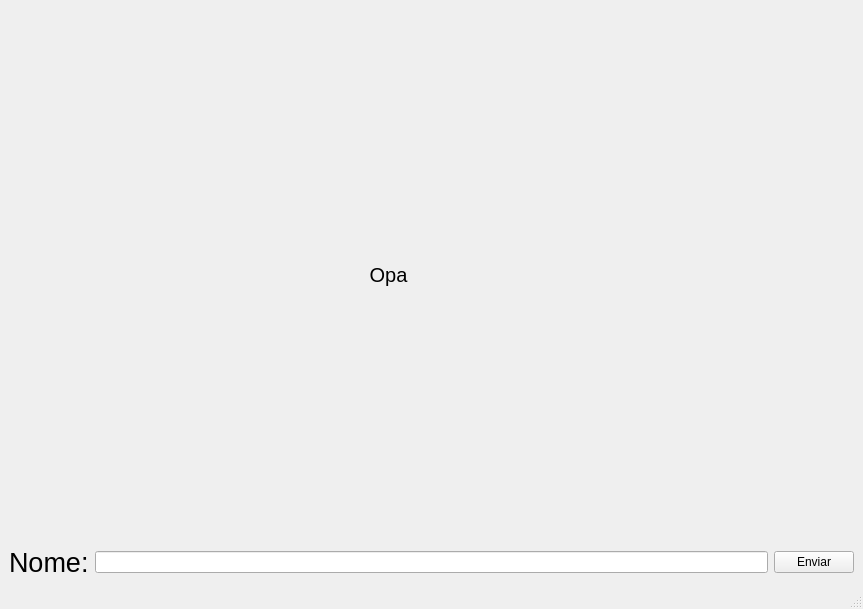
<?xml version="1.0" encoding="UTF-8"?>
<ui version="4.0">
 <class>MainWindow</class>
 <widget class="QMainWindow" name="MainWindow">
  <property name="geometry">
   <rect>
    <x>0</x>
    <y>0</y>
    <width>863</width>
    <height>609</height>
   </rect>
  </property>
  <property name="windowTitle">
   <string>MainWindow</string>
  </property>
  <widget class="QWidget" name="centralwidget">
   <layout class="QHBoxLayout" name="horizontalLayout">
    <item>
     <layout class="QGridLayout" name="gridLayout">
      <item row="1" column="2">
       <widget class="QLineEdit" name="lineEdit"/>
      </item>
      <item row="0" column="1" colspan="2">
       <widget class="QLabel" name="label">
        <property name="font">
         <font>
          <pointsize>15</pointsize>
         </font>
        </property>
        <property name="text">
         <string>Opa</string>
        </property>
        <property name="alignment">
         <set>Qt::AlignCenter</set>
        </property>
       </widget>
      </item>
      <item row="1" column="1">
       <widget class="QLabel" name="label_2">
        <property name="font">
         <font>
          <pointsize>20</pointsize>
         </font>
        </property>
        <property name="text">
         <string>Nome:</string>
        </property>
       </widget>
      </item>
      <item row="1" column="3">
       <widget class="QPushButton" name="pushButton">
        <property name="text">
         <string>Enviar</string>
        </property>
       </widget>
      </item>
     </layout>
    </item>
   </layout>
  </widget>
  <widget class="QMenuBar" name="menubar">
   <property name="geometry">
    <rect>
     <x>0</x>
     <y>0</y>
     <width>863</width>
     <height>22</height>
    </rect>
   </property>
  </widget>
  <widget class="QStatusBar" name="statusbar"/>
 </widget>
 <resources/>
 <connections/>
</ui>
